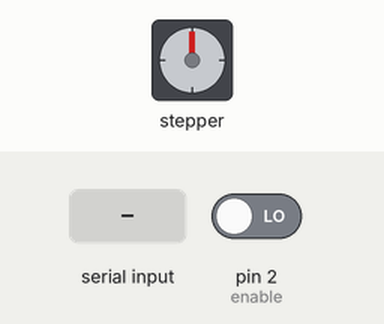
Simulated run of this sketch. Board: Arduino Uno, built with avr-gcc and run on an emulated ATmega328P. On the bench: stepper motor. The test bench sets the inputs (shaded band); at power-on: pin 2 (enable) LOW. Stepper angles assume 200 steps per turn; what the sketch prints to the serial monitor is not drawn.

Above: at 1.2 s.
1.3 s: "90,45\n" received over Serial
2.8 s: pin 2 (enable) driven HIGH
At 3.5 s:
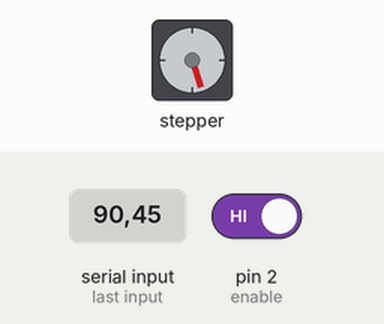
4.4 s: "30,150\n" received over Serial
At 5.4 s:
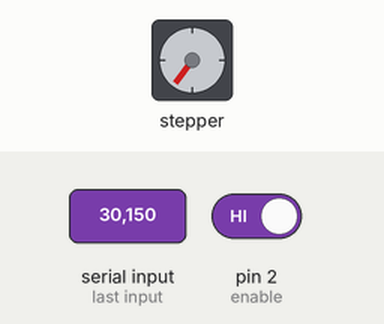
5.9 s: "200\n" received over Serial
At 6.06 s:
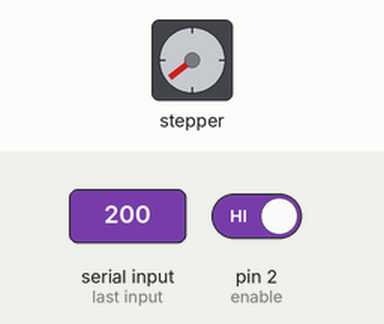
7.8 s: "30,150\n" received over Serial
At 9.0 s:
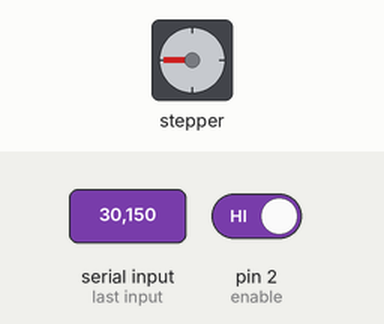
9.3 s: "90\n" received over Serial
At 9.8 s:
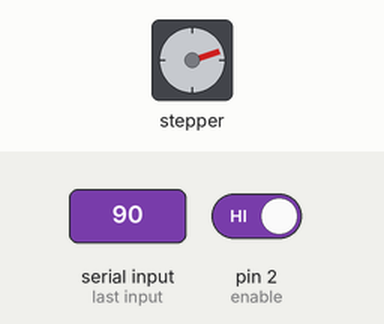
Timing chart, 0 to 11.9 s (numbered marks = the images above; inputs shaded):
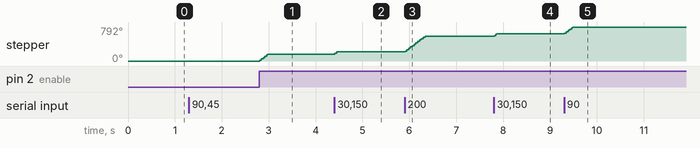

Measured:
- after the input at 2.8 s, stepper: turns 162° clockwise in 0.17 s, starting at once
- after the input at 4.4 s, stepper: turns 54° clockwise, starting at once
- after the input at 5.9 s, stepper: turns 360° clockwise in 0.43 s, starting at once
- after the input at 7.8 s, stepper: turns 54° clockwise, starting at once
- after the input at 9.3 s, stepper: turns 162° clockwise in 0.17 s, starting at once

The sketch:

StepperDriver.ino
```cpp
#include <Stepper.h>
#define enable 2

const int stepsPerRevolution = 200;  // change this to fit the number of steps per revolution
String command;

// initialize the stepper library on pins 8 through 11:
Stepper myStepper(stepsPerRevolution, 8, 9, 10, 11);

void setup() {
  // set the speed at 60 rpm:
  myStepper.setSpeed(140);
  // initialize the serial port:
  Serial.begin(9600);
  pinMode(enable, INPUT);
}

void loop() {
  Serial.println(Serial.available());
  if (Serial.available()) {
    if (digitalRead(enable)) {
      command = Serial.readStringUntil('\n');
      command.trim();
      // step one revolution  in one direction:
      Serial.println(command.toInt());
      myStepper.step(command.toInt());
    }
  }
}
```
